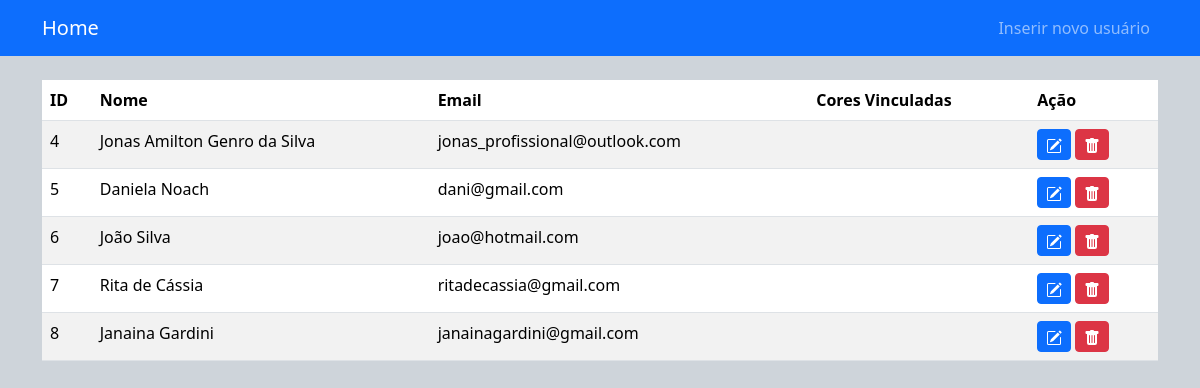
Before: / with the older database file.
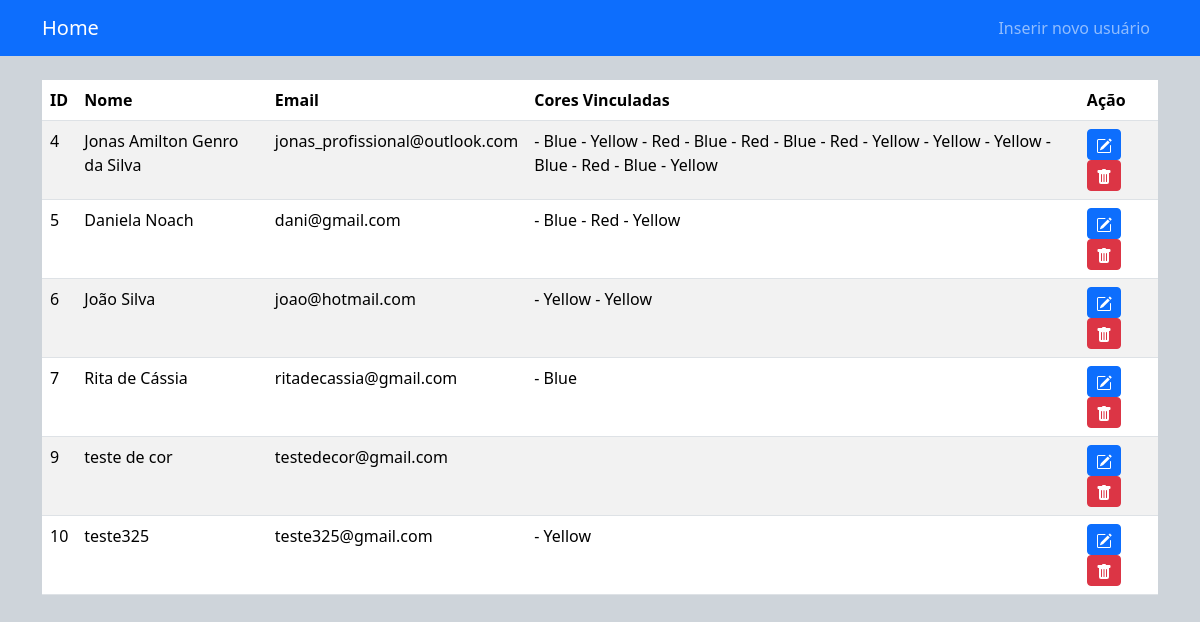
After: the same page with the newer database file.
### tables this page shows
CREATE TABLE users(
    id INTEGER PRIMARY KEY,
    name varchar(100) NOT NULL,
    email varchar(100) NOT NULL
);

CREATE TABLE colors(

    id INTEGER PRIMARY KEY,
    name varchar(50) NOT NULL
);

### connection.php (called while the page is built, shortened)
<?php
class Connection
{
    private $databaseFile;
    private $connection;
    public function __construct()
    {
        $this->databaseFile = realpath(__DIR__ . "/database/db.sqlite");
    }
    private function connect()
    {
        return $this->connection = new PDO("sqlite:{$this->databaseFile}");
    }
    public function getConnection()
    {
        return $this->connection ?: $this->connect();
    }
    public function query($query)
    {
        $result = $this->getConnection()->query($query);
        $result->setFetchMode(PDO::FETCH_INTO, new stdClass);
        return $result;
    }
}

### index.php (the view, shortened to what this page needs)
<?php
require 'connection.php';
$connection = new Connection();
$users = $connection->query("SELECT * FROM users");
function getColors($id)
{
    $connection = new Connection();
    $query = "
    SELECT colors.name
    FROM user_colors
    INNER JOIN colors ON user_colors.color_id = colors.id
    WHERE user_colors.user_id = $id
";
    $result = $connection->query($query);
    foreach ($result as $row) {
        echo ' - ' . $row->name;
    }
}
?>
<!DOCTYPE html>
<html lang="pt">
<head>
    <link href="https://cdn.jsdelivr.net/npm/bootstrap@5.3.3/dist/css/bootstrap.min.css" rel="stylesheet"
>
</head>
<body class="bg-dark-subtle">
    <nav class="navbar navbar-expand-lg navbar-dark bg-primary">
        <div class="container">
            <a class="navbar-brand" href="#">Home</a>
            <div class="collapse navbar-collapse" id="navbarNav">
                <ul class="navbar-nav ms-auto">
                    <li class="nav-item">
                        <a class="nav-link" href='/pages/inserir.php'>Inserir novo usuário</a>
                    </li>
                </ul>
            </div>
        </div>
    </nav>
    <div class="container mt-4">
        <table class="table table-striped">
            <thead>
                <tr>
                    <th scope="col">ID</th>
                    <th scope="col">Nome</th>
                    <th scope="col">Email</th>
                    <th scope="col">Cores Vinculadas</th>
                    <th scope="col">Ação</th>
                </tr>
            </thead>
            <tbody>
                <?php foreach ($users as $user) : ?>
                <tr>
                    <td><?= $user->id; ?></td>
                    <td><?= $user->name; ?></td>
                    <td><?= $user->email; ?></td>
                    <td><?= getColors($user->id); ?></td>
                    <td>
                        <a href="/pages/editar.php?id=<?= $user->id; ?>" class="btn btn-primary btn-sm"></a>
                        <a href="/process_delete.php?id=<?= $user->id; ?>" class="btn btn-danger btn-sm"></a>
                    </td>
                </tr>
                <?php endforeach; ?>
            </tbody>
        </table>
    </div>
</body>
</html>

Changed rows visible on the page:
removed users: id "8", name "Janaina Gardini", email "janainagardini@gmail.com"
changed users "Jonas Amilton Genro da Silva": gains colors (name "Blue"); gains colors (name "Red")
now on this page (row unchanged): colors: name "Yellow"
changed users "Daniela Noach": gains colors (name "Blue"); gains colors (name "Red")
changed users "Rita de Cássia": gains colors (name "Blue")
added users: id "9", name "teste de cor", email "testedecor@gmail.com"
added users: id "10", name "teste325", email "teste325@gmail.com"
